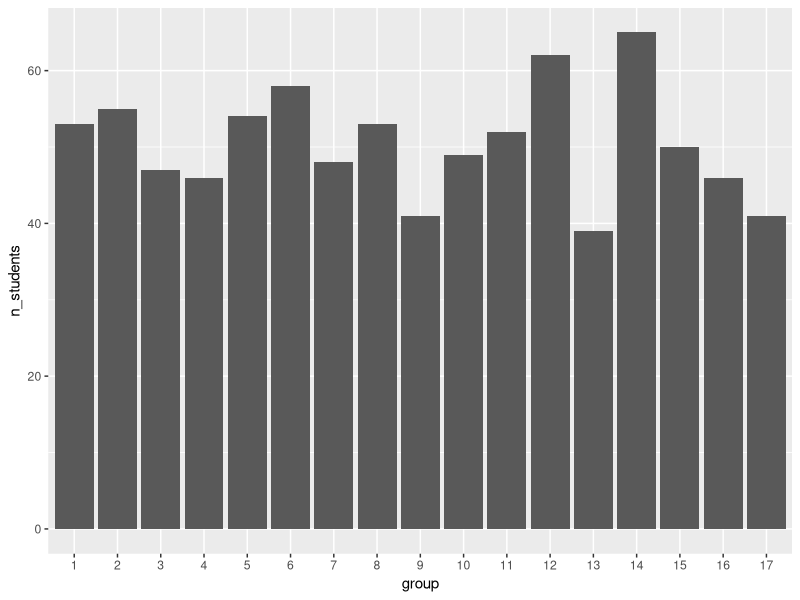
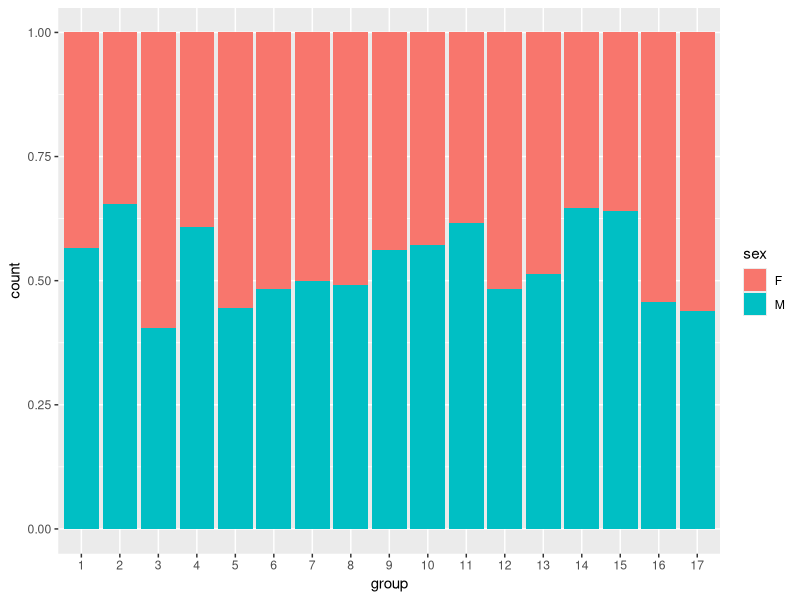
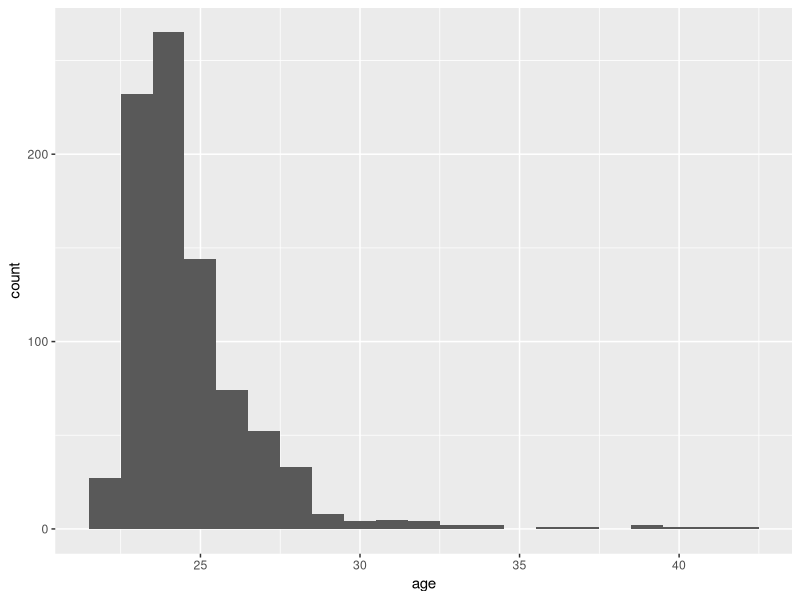

Here is the R script that generated these plots, in order: (Note: this script raises an error after producing the figures.)
## ---- chunk 1
library(readr)
library(dplyr)
library(knitr)
library(ggplot2)
library(lubridate)
## ---- chunk 2
courses <- read_csv("courses.csv")
## ---- chunk 3
courses %>%
  rename(
    "identifiant" = course_id,
    "semester" = semester,
    "number of exams" = nb_grades
  ) %>%
  arrange(`course`) %>%
  kable()
## ---- chunk 4
students <- read_csv("students.csv") %>%
  mutate(
    id = as.integer(id),
    group = factor(group),
    birth_date = as.Date(birth_date),
    sex = factor(sex)
  )

class(students$birth_date)
class(students$sex)

## ---- chunk 5
grades <- read_csv("grades.csv")
grades <- read_delim("grades.csv",
  delim = "|",
na = "_",
)

## ---- chunk 6
students %>%
  group_by(group) %>%
  summarise(n_students = n()) %>%
  ggplot(aes(x = group, y = n_students)) +
  geom_col()
## ---- chunk 7
students %>%
  ggplot(aes(x = group, fill = sex)) +
  geom_bar(position = "fill")
## ---- chunk 8
students <- students %>% 
  mutate(
    age = round(time_length(today() - birth_date, unit = "year"))
  )
## ---- chunk 9
students %>%
  ggplot(aes(x = age)) +
  geom_histogram(binwidth = 1)
## ---- chunk 10
age_group <- students %>%
  group_by(group) %>%
  summarise(median_age = median(age))

kable(age_group)
## ---- chunk 11
#? 
## ---- chunk 12
average <- grades %>%
  filter(course_id == 9) %>%
  #? 
## ---- chunk 13

## ---- chunk 14
nb_grades_student <- grades %>%
  group_by(id) %>%                     
  summarise(nb_grades = n()) %>%
  left_join(students %>% select(id, sex), 
            by = "id") 

nb_grades_student %>%
  slice_head(n = 5) %>%
  knitr::kable()
## ---- chunk 15
nb_grades_student %>%
  ggplot(aes(x = sex, y = nb_grades)) +
  geom_boxplot()
## ---- chunk 16
herbal <- grades %>%
  filter(course_id == 2)


herbal_nb <- herbal %>%
  group_by(id) %>%
  summarise(nb_grades = sum(!is.na(grade)))

herbal_nb <- herbal_nb %>%
  left_join(students %>% select(id, group, sex),
            by = "id")

herbal_nb %>%
  slice_head(n = 5) %>%
  knitr::kable()
## ---- chunk 17
herbal_dist <- herbal_nb %>%
  group_by(nb_grades) %>%
  summarise(n_students = n())

herbal_dist %>%
  ggplot(aes(x = nb_grades, y = n_students)) +
  geom_col()
## ---- chunk 18
herbal_nb %>%
  ggplot(aes(x = group, y = nb_grades)) +
  geom_boxplot()
